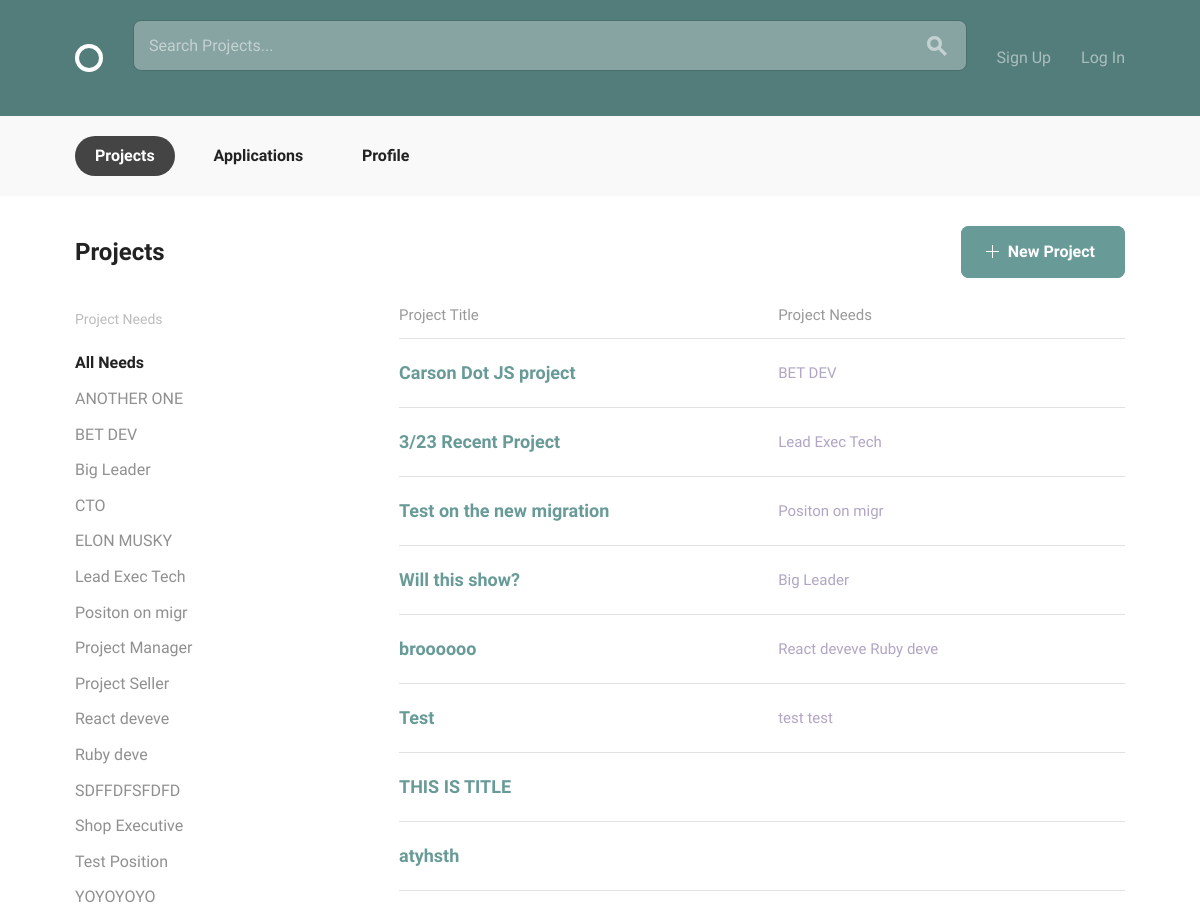
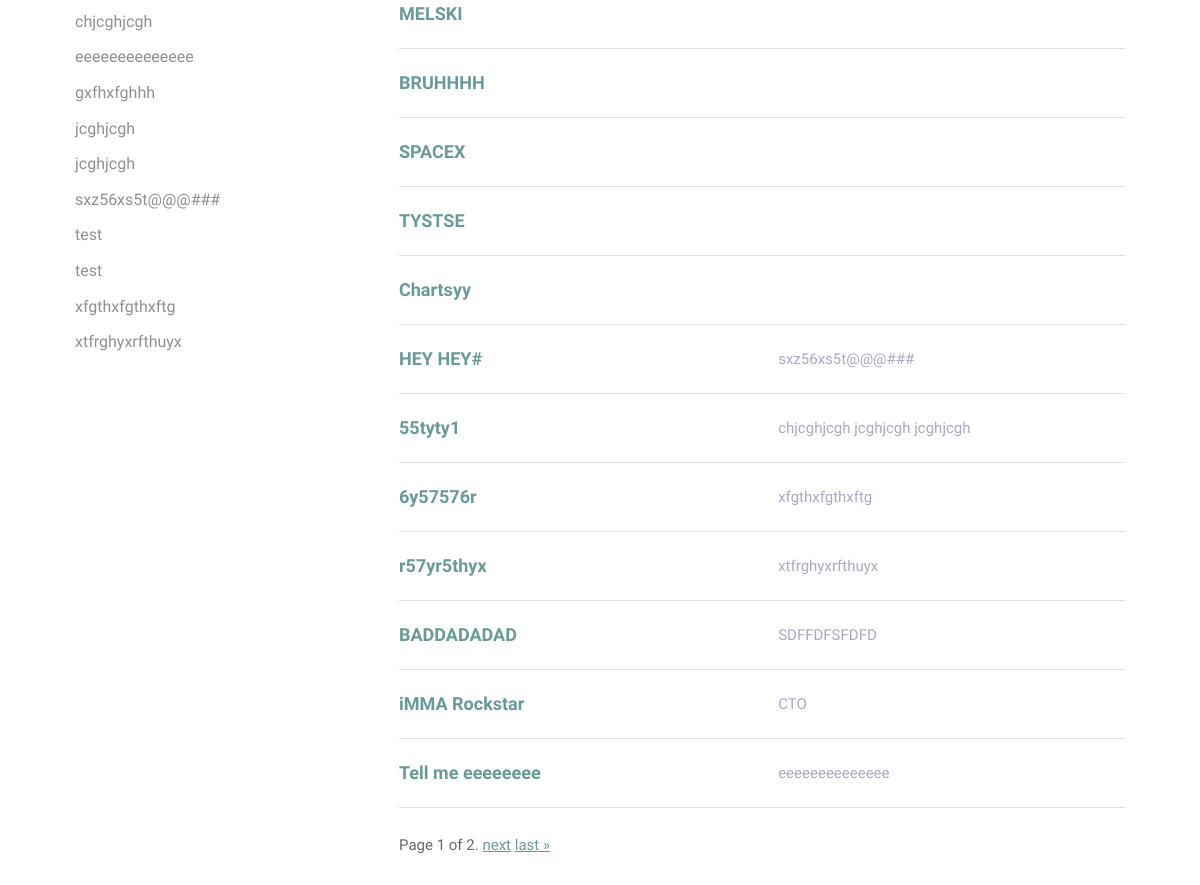
The page /projects/ on the database as committed earlier (2 pictures, top to bottom).
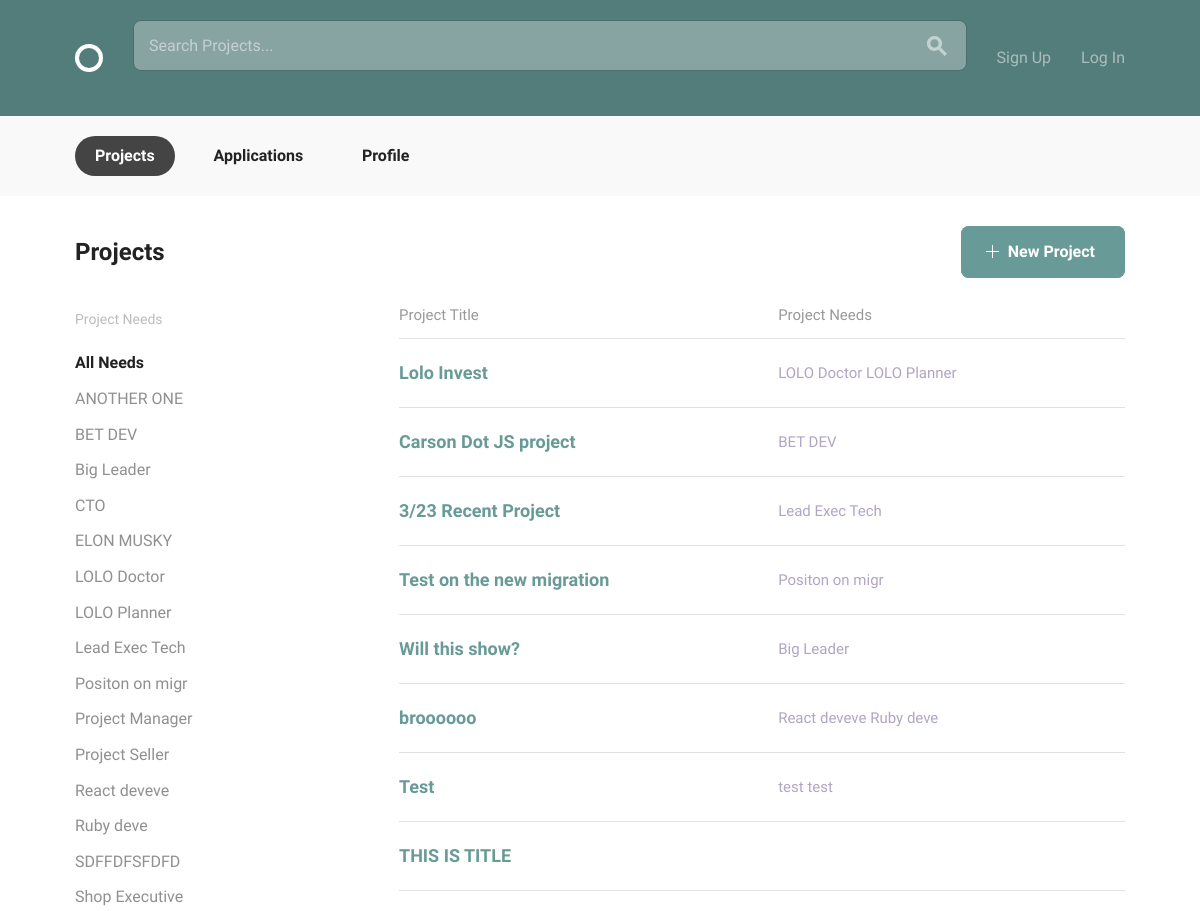
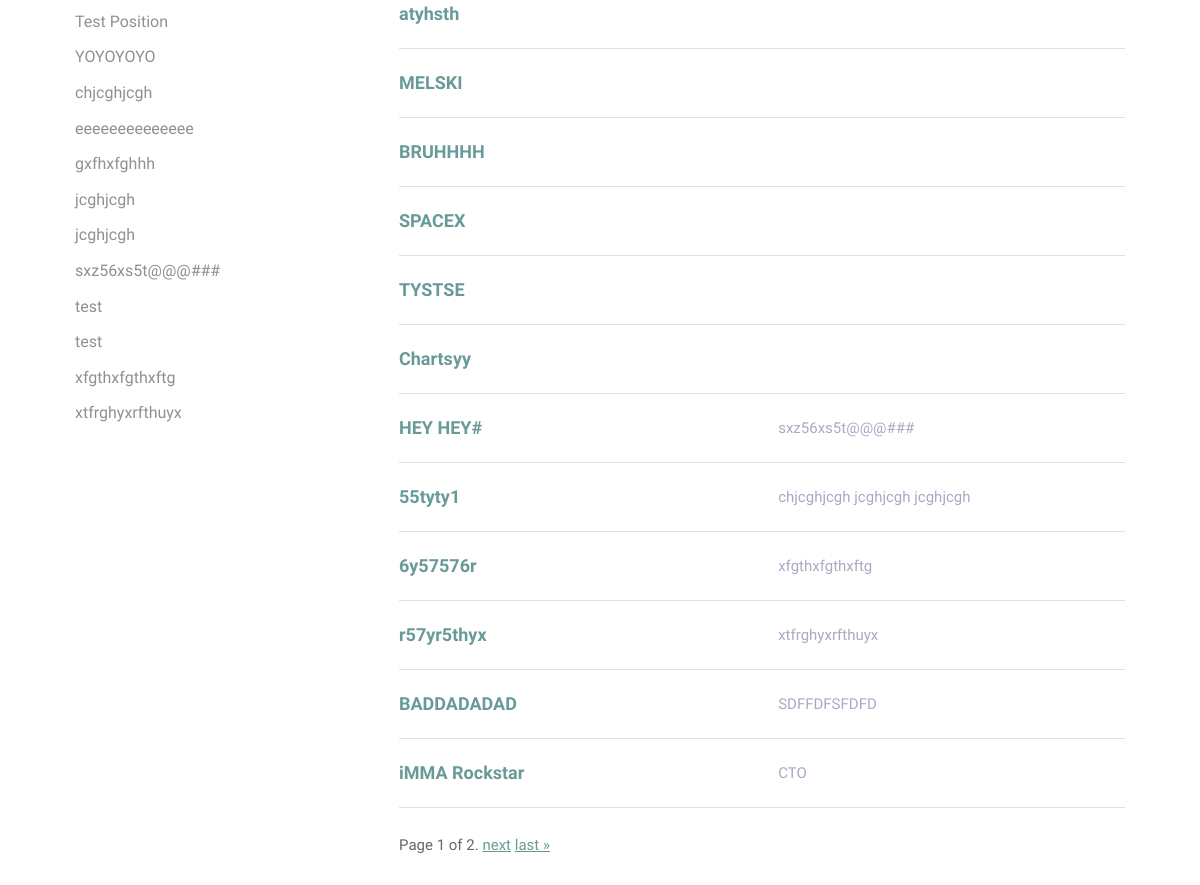
The same page on the database as committed later (2 pictures, top to bottom).
### projects/models.py (models this page shows, shortened)
class Position(models.Model):
    project_master = models.ForeignKey(Project, on_delete=models.CASCADE, related_name="position_set", null=True)
    position_title = models.CharField(max_length=15)
    position_description = models.CharField(max_length=150)
    skills = models.ManyToManyField('accounts.Skill')
    class Meta:
        ordering = ['position_title']

class Project(models.Model):
    owner = models.ForeignKey(settings.AUTH_USER_MODEL, on_delete=models.CASCADE, null=True)
    title = models.CharField(max_length=30)
    slug = models.SlugField(null=True)
    description = models.CharField(max_length=150)
    timeline = models.CharField(max_length=30)
    requirements = models.CharField(max_length=150)
    date_created = models.DateTimeField(default=timezone.now)
    positions = models.ManyToManyField('Position', related_name="projects", default=None)
    count = models.IntegerField(null=True, default=0)
    class Meta:
        ordering = ['-date_created']

### projects/views.py (the view)
# urls.py: path('', views.ProjectList.as_view(), name='projects'),
class ProjectList(ListView):
    model = Project
    template_name = "project_list.html"
    context_object_name = "projects"
    paginate_by = 20
    def get_queryset(self):
        position_val = self.request.GET.get('position','')
        if position_val == '':
            return Project.objects.all()
        else:
            projects = Project.objects.filter(position_set__position_title=position_val)
            return projects
    def get_context_data(self, **kwargs):
        context = super().get_context_data(**kwargs)
        context['now'] = timezone.now()
        context['positions_list'] = Position.objects.all()
        return context

### projects/templates/project_list.html (shortened to what this page needs)
{% extends 'layout.html' %}
{% block body_content %}
  <body>
    <div class="circle--actions--bar">
      <nav class="bounds">
        <ul class="circle--pill--list">
          <li><a class="selected" href="{% url 'projects:projects' %}">Projects</a></li>
          <li><a href="{% url 'projects:applications_list' %}">Applications</a></li>
          <li><a href="{% url 'accounts:profile' %}">Profile</a></li>
        </ul>
      </nav>
    </div>
    <div class="bounds circle--page">
      <div class="circle--page--header circle--fluid">
        <div class="circle--fluid--cell circle--fluid--primary">
          <h2>Projects</h2>
        </div>
        <div class="circle--fluid--cell circle--fluid--secondary">
          <a class="button button-primary icon-on-left"  href="{% url 'projects:project_create' %}">
            <svg version="1.1" xmlns="http://www.w3.org/2000/svg" xmlns:xlink="http://www.w3.org/1999/xlink" x="0px" y="0px" viewBox="0 0 13 13" style="enable-background:new 0 0 13 13;" xml:space="preserve" class="add">
              <polygon points="7,6 7,0 6,0 6,6 0,6 0,7 6,7 6,13 7,13 7,7 13,7 13,6 "/>
            </svg>
            New Project
          </a>
        </div>
      </div>
      <div class="grid-25">
        <div class="circle--filter circle--secondary--module">
          <h4>Project Needs</h4>
          <ul class="circle--filter--list">
            <li><a class="selected">All Needs</a></li>
            {% for position in positions_list %}
            <li><a href="{{ request.path }}?position={{ position.position_title | urlencode }}">{{ position.position_title }}</a></li>
            {% endfor %}
          </ul>
        </div>
      </div>
      <div class="grid-70 grid-push-5">
        <table class="u-full-width circle--table">
          <thead>
            <tr>
              <th>Project Title</th>
              <th class="circle--cell--right">Project Needs</th>
            </tr>
          </thead>
          {% for project in projects %}
          <tbody>
            <tr class="clickable-row" data-href="{% url 'projects:project_details' slug=project.slug %}">
              <td>
                <h3>{{project.title}}</h3>
              </td>
              <td class="circle--cell--right">
                {% for position in project.position_set.all %}
                <span class="secondary-label">{{ position.position_title }}</span>
                {% endfor %}
              </td>
            </tr>
          </tbody>
          {% endfor %}
        </table>
          <div class="pagination">
              <span class="step-links">
                  <span class="current">
                      Page {{ page_obj.number }} of {{ page_obj.paginator.num_pages }}.
                  </span>
                  {% if page_obj.has_next %}
                      <a href="?page={{ page_obj.next_page_number }}">next</a>
                      <a href="?page={{ page_obj.paginator.num_pages }}">last &raquo;</a>
                  {% endif %}
              </span>
          </div>
      </div>
    </div>
  </body>
{% endblock %}

Rows that differ between the two databases and show on the page:
no longer on this page (row unchanged): Project: title "Tell me eeeeeeee", Position (position_title "eeeeeeeeeeeeee")
added Position: position_title "LOLO Doctor"
added Position: position_title "LOLO Planner"
added Project: title "Lolo Invest"
